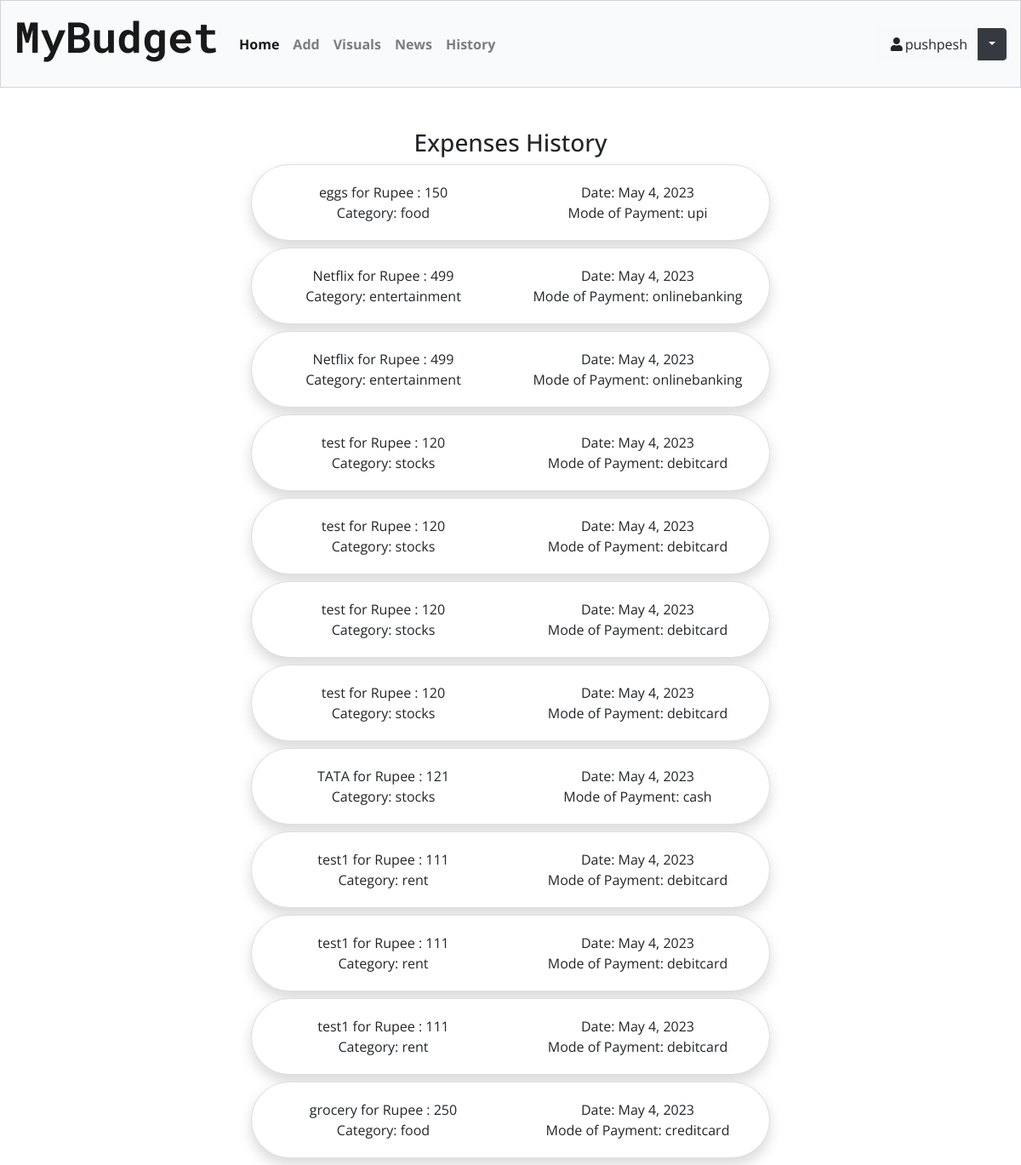
Page /month/ (signed in) on the committed database.
### app/models.py (models this page shows)
class expense(models.Model):
    payChoice=(
        ('cash','cash'),
        ('creditcard','creditcard'),
        ('debitcard','debitcard'),
        ('upi','upi'),
        ('onlinebanking','onlinebanking'),
    )
    categoryChoice=(
        ('food','food'),
        ('entertainment','entertainment'),
        ('stocks','stocks'),
        ('rent','rent'),
        ('emi','emi'),
        ('others','others'),
    )
    user = models.ForeignKey(User, on_delete=models.CASCADE)
    exp_name = models.CharField(max_length=100)
    amount = models.IntegerField()
    exp_id=models.AutoField(primary_key=True)
    date = models.DateField(auto_now_add=True,editable=True)
    category=models.CharField(max_length=100,choices=categoryChoice,default='others')
    pay_mode=models.CharField(max_length=100,choices=payChoice,default='cash')
    def __str__(self):
        return self.exp_name + ' for Rupee  : ' + str(self.amount)

### app/views.py (the view)
# urls.py: path('month/', views.month_view,name="month"),
def month_view(request):
    user=request.user
    obj=expense.objects.filter(user=user)
    context={'obj':obj}
    return render(request, 'month.html', context)

### templates/month.html (shortened to what this page needs)
{% extends 'base.html' %}
{% block body %}
<link rel="stylesheet" href="../static/css/month.css">
<section>
    <div class="row" style="text-align: center; margin: 0px auto ; width: 40rem;">
        <div class="col">
            <h3 class="mt-5">Expenses History</h3>
            {% for x in obj %}
            <div class="card shadow mb-2 rounded-pill expense-history-item">
                <div class="card-body">
                <div class="row">
                    <div class="col-md-6"> {{x}}</div>
                    <div class="col-md-6"> Date: {{x.date}} </div>
                    <div class="col-md-6"> Category: {{x.category}} </div>
                    <div class="col-md-6"> Mode of Payment: {{x.pay_mode}} </div>
                </div>
                </div>
            </div>
            {% endfor %}
        </div>
    </div>
</section>
{% endblock %}

### templates/base.html (shortened to what this page needs)
{% load static %}
<!DOCTYPE html>
<html lang="en">
<head>
    <link rel="stylesheet" href="https://cdn.jsdelivr.net/npm/bootstrap@4.5.3/dist/css/bootstrap.min.css">
<link rel="stylesheet" href="https://pro.fontawesome.com/releases/v5.10.0/css/all.css"/>
<link rel="stylesheet" href="{% static 'css/base.css' %}">
</head>
<body>
  <div class="navbar-container sticky-top">
  <nav class="navbar sticky-top  navbar-expand-lg navbar-light">
    <a class="navbar-brand " href="#"><p id="brand_name">MyBudget</p></a>
    <div class="collapse navbar-collapse" id="navbarSupportedContent">
      <ul class="navbar-nav mr-auto">
        <li class="nav-item active">
          <a class="nav-link" href="/homepage">Home <span class="sr-only">(current)</span></a>
        </li>
        <li class="nav-item">
          <a class="nav-link" href="/add">Add</a>
        </li>
        <li class="nav-item">
          <a class="nav-link" href="/display">Visuals</a>
        </li>
        <li class="nav-item">
          <a class="nav-link" href="/news">News</a>
        </li>
        <li class="nav-item">
          <a class="nav-link" href="/month">History</a>
        </li>
      </ul>
        <div class="form-inline my-5 my-lg-1">
      <ul class="navbar-nav mr-auto "  >  <li class="nav-item dropdown btn-group open">
        {% if user.is_authenticated %}
        <a class="btn btn-light" href="#"><i class="fa fa-user fa-fw"></i>{{ user.username }} </a>
        <a class="btn btn-dark dropdown-toggle "href="#" id="navbarDropdown"  data-toggle="dropdown" aria-haspopup="true" aria-expanded="false"></a>
        </li>
        {% else %}
        <a class="btn btn-primary" href="\"><i class="fa fa-user fa-fw"></i>Login</a>
        {% endif %}
       </ul>
      </div>
    </div>
  </nav></div>
    {% block body %}
    {% endblock %}
</body>
</html>

### static/css/base.css (style rules this page uses)
#brand_name { font-family: 'Roboto Mono', monospace; font-size: 50px; }
body { font-family: 'Open Sans', sans-serif; }
.navbar-container { font-weight: bolder; background-color: #f9fafb; border-bottom: 1px; border-color: #d1d5db; border: 1px solid #d1d5db; z-index: 100; }
.navbar { padding-top : 0px; padding-bottom: 0px; border: 0px; margin: 0px; }

### rows in the picture
expense: exp_name+amount "eggs for Rupee : 150", date "May 4, 2023", category "food", pay_mode "upi"
expense: exp_name+amount "Netflix for Rupee : 499", date "May 4, 2023", category "entertainment", pay_mode "onlinebanking"
expense: exp_name+amount "Netflix for Rupee : 499", date "May 4, 2023", category "entertainment", pay_mode "onlinebanking"
expense: exp_name+amount "test for Rupee : 120", date "May 4, 2023", category "stocks", pay_mode "debitcard"
expense: exp_name+amount "test for Rupee : 120", date "May 4, 2023", category "stocks", pay_mode "debitcard"
expense: exp_name+amount "test for Rupee : 120", date "May 4, 2023", category "stocks", pay_mode "debitcard"
expense: exp_name+amount "test for Rupee : 120", date "May 4, 2023", category "stocks", pay_mode "debitcard"
expense: exp_name+amount "TATA for Rupee : 121", date "May 4, 2023", category "stocks", pay_mode "cash"
expense: exp_name+amount "test1 for Rupee : 111", date "May 4, 2023", category "rent", pay_mode "debitcard"
expense: exp_name+amount "test1 for Rupee : 111", date "May 4, 2023", category "rent", pay_mode "debitcard"
expense: exp_name+amount "test1 for Rupee : 111", date "May 4, 2023", category "rent", pay_mode "debitcard"
expense: exp_name+amount "grocery for Rupee : 250", date "May 4, 2023", category "food", pay_mode "creditcard"

### other values in the picture
{{ user.username }} "pushpesh"
